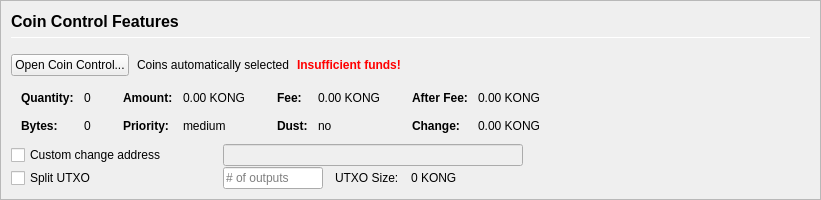
         <widget class="QFrame" name="frameCoinControl">
          <property name="sizePolicy">
           <sizepolicy hsizetype="Expanding" vsizetype="Expanding">
            <horstretch>0</horstretch>
            <verstretch>0</verstretch>
           </sizepolicy>
          </property>
          <property name="maximumSize">
           <size>
            <width>16777215</width>
            <height>16777215</height>
           </size>
          </property>
          <property name="frameShape">
           <enum>QFrame::StyledPanel</enum>
          </property>
          <property name="frameShadow">
           <enum>QFrame::Sunken</enum>
          </property>
          <layout class="QVBoxLayout" name="verticalLayoutCoinControl2">
           <property name="spacing">
            <number>0</number>
           </property>
           <property name="leftMargin">
            <number>0</number>
           </property>
           <property name="topMargin">
            <number>0</number>
           </property>
           <property name="rightMargin">
            <number>0</number>
           </property>
           <property name="bottomMargin">
            <number>0</number>
           </property>
           <item>
            <widget class="QFrame" name="frameCoinControl_BG">
             <layout class="QVBoxLayout" name="verticalLayoutCoinControl" stretch="0,0,0,0,0,0">
              <property name="spacing">
               <number>1</number>
              </property>
              <property name="leftMargin">
               <number>10</number>
              </property>
              <property name="topMargin">
               <number>10</number>
              </property>
              <item>
               <layout class="QHBoxLayout" name="horizontalLayoutCoinControl1">
                <property name="bottomMargin">
                 <number>15</number>
                </property>
                <item>
                 <layout class="QVBoxLayout" name="verticalLayout_3">
                  <property name="spacing">
                   <number>6</number>
                  </property>
                  <item>
                   <widget class="QLabel" name="labelCoinControlFeatures">
                    <property name="sizePolicy">
                     <sizepolicy hsizetype="Preferred" vsizetype="Maximum">
                      <horstretch>0</horstretch>
                      <verstretch>0</verstretch>
                     </sizepolicy>
                    </property>
                    <property name="minimumSize">
                     <size>
                      <width>0</width>
                      <height>20</height>
                     </size>
                    </property>
                    <property name="font">
                     <font>
                      <pointsize>12</pointsize>
                      <weight>75</weight>
                      <bold>true</bold>
                     </font>
                    </property>
                    <property name="styleSheet">
                     <string notr="true">font-weight:bold;</string>
                    </property>
                    <property name="text">
                     <string>Coin Control Features</string>
                    </property>
                   </widget>
                  </item>
                  <item>
                   <widget class="Line" name="line">
                    <property name="minimumSize">
                     <size>
                      <width>0</width>
                      <height>1</height>
                     </size>
                    </property>
                    <property name="maximumSize">
                     <size>
                      <width>16777215</width>
                      <height>1</height>
                     </size>
                    </property>
                    <property name="orientation">
                     <enum>Qt::Horizontal</enum>
                    </property>
                   </widget>
                  </item>
                 </layout>
                </item>
               </layout>
              </item>
              <item>
               <layout class="QHBoxLayout" name="horizontalLayoutCoinControl2" stretch="0,0,0,0">
                <property name="spacing">
                 <number>8</number>
                </property>
                <property name="bottomMargin">
                 <number>10</number>
                </property>
                <item>
                 <widget class="QPushButton" name="pushButtonCoinControl">
                  <property name="styleSheet">
                   <string notr="true"/>
                  </property>
                  <property name="text">
                   <string>Open Coin Control...</string>
                  </property>
                  <property name="autoDefault">
                   <bool>false</bool>
                  </property>
                 </widget>
                </item>
                <item>
                 <widget class="QLabel" name="labelCoinControlAutomaticallySelected">
                  <property name="text">
                   <string>Coins automatically selected</string>
                  </property>
                  <property name="margin">
                   <number>5</number>
                  </property>
                 </widget>
                </item>
                <item>
                 <widget class="QLabel" name="labelCoinControlInsuffFunds">
                  <property name="font">
                   <font>
                    <weight>75</weight>
                    <bold>true</bold>
                   </font>
                  </property>
                  <property name="styleSheet">
                   <string notr="true">color:red;font-weight:bold;</string>
                  </property>
                  <property name="text">
                   <string>Insufficient funds!</string>
                  </property>
                  <property name="margin">
                   <number>5</number>
                  </property>
                 </widget>
                </item>
                <item>
                 <spacer name="horizontalSpacerCoinControl">
                  <property name="orientation">
                   <enum>Qt::Horizontal</enum>
                  </property>
                  <property name="sizeHint" stdset="0">
                   <size>
                    <width>40</width>
                    <height>1</height>
                   </size>
                  </property>
                 </spacer>
                </item>
               </layout>
              </item>
              <item>
               <widget class="QWidget" name="widgetCoinControl" native="true">
                <property name="sizePolicy">
                 <sizepolicy hsizetype="Preferred" vsizetype="Preferred">
                  <horstretch>0</horstretch>
                  <verstretch>0</verstretch>
                 </sizepolicy>
                </property>
                <property name="minimumSize">
                 <size>
                  <width>0</width>
                  <height>0</height>
                 </size>
                </property>
                <property name="styleSheet">
                 <string notr="true"/>
                </property>
                <layout class="QHBoxLayout" name="horizontalLayoutCoinControl5">
                 <property name="leftMargin">
                  <number>0</number>
                 </property>
                 <property name="topMargin">
                  <number>0</number>
                 </property>
                 <property name="rightMargin">
                  <number>0</number>
                 </property>
                 <property name="bottomMargin">
                  <number>0</number>
                 </property>
                 <item>
                  <layout class="QHBoxLayout" name="horizontalLayoutCoinControl3" stretch="0,0,0,1">
                   <property name="spacing">
                    <number>20</number>
                   </property>
                   <property name="topMargin">
                    <number>0</number>
                   </property>
                   <property name="bottomMargin">
                    <number>10</number>
                   </property>
                   <item>
                    <layout class="QFormLayout" name="formLayoutCoinControl1">
                     <property name="horizontalSpacing">
                      <number>10</number>
                     </property>
                     <property name="verticalSpacing">
                      <number>14</number>
                     </property>
                     <property name="leftMargin">
                      <number>10</number>
                     </property>
                     <property name="topMargin">
                      <number>4</number>
                     </property>
                     <property name="rightMargin">
                      <number>6</number>
                     </property>
                     <item row="0" column="0">
                      <widget class="QLabel" name="labelCoinControlQuantityText">
                       <property name="font">
                        <font>
                         <weight>75</weight>
                         <bold>true</bold>
                        </font>
                       </property>
                       <property name="text">
                        <string>Quantity:</string>
                       </property>
                       <property name="margin">
                        <number>0</number>
                       </property>
                      </widget>
                     </item>
                     <item row="0" column="1">
                      <widget class="QLabel" name="labelCoinControlQuantity">
                       <property name="cursor">
                        <cursorShape>IBeamCursor</cursorShape>
                       </property>
                       <property name="contextMenuPolicy">
                        <enum>Qt::ActionsContextMenu</enum>
                       </property>
                       <property name="text">
                        <string notr="true">0</string>
                       </property>
                       <property name="margin">
                        <number>0</number>
                       </property>
                       <property name="textInteractionFlags">
                        <set>Qt::LinksAccessibleByMouse|Qt::TextSelectableByKeyboard|Qt::TextSelectableByMouse</set>
                       </property>
                      </widget>
                     </item>
                     <item row="1" column="0">
                      <widget class="QLabel" name="labelCoinControlBytesText">
                       <property name="font">
                        <font>
                         <weight>75</weight>
                         <bold>true</bold>
                        </font>
                       </property>
                       <property name="text">
                        <string>Bytes:</string>
                       </property>
                      </widget>
                     </item>
                     <item row="1" column="1">
                      <widget class="QLabel" name="labelCoinControlBytes">
                       <property name="cursor">
                        <cursorShape>IBeamCursor</cursorShape>
                       </property>
                       <property name="contextMenuPolicy">
                        <enum>Qt::ActionsContextMenu</enum>
                       </property>
                       <property name="text">
                        <string notr="true">0</string>
                       </property>
                       <property name="textInteractionFlags">
                        <set>Qt::LinksAccessibleByMouse|Qt::TextSelectableByKeyboard|Qt::TextSelectableByMouse</set>
                       </property>
                      </widget>
                     </item>
                    </layout>
                   </item>
                   <item>
                    <layout class="QFormLayout" name="formLayoutCoinControl2">
                     <property name="horizontalSpacing">
                      <number>10</number>
                     </property>
                     <property name="verticalSpacing">
                      <number>14</number>
                     </property>
                     <property name="leftMargin">
                      <number>6</number>
                     </property>
                     <property name="topMargin">
                      <number>4</number>
                     </property>
                     <property name="rightMargin">
                      <number>6</number>
                     </property>
                     <item row="0" column="0">
                      <widget class="QLabel" name="labelCoinControlAmountText">
                       <property name="font">
                        <font>
                         <weight>75</weight>
                         <bold>true</bold>
                        </font>
                       </property>
                       <property name="text">
                        <string>Amount:</string>
                       </property>
                       <property name="margin">
                        <number>0</number>
                       </property>
                      </widget>
                     </item>
                     <item row="0" column="1">
                      <widget class="QLabel" name="labelCoinControlAmount">
                       <property name="cursor">
                        <cursorShape>IBeamCursor</cursorShape>
                       </property>
                       <property name="contextMenuPolicy">
                        <enum>Qt::ActionsContextMenu</enum>
                       </property>
                       <property name="text">
                        <string notr="true">0.00 KONG</string>
                       </property>
                       <property name="textInteractionFlags">
                        <set>Qt::LinksAccessibleByMouse|Qt::TextSelectableByKeyboard|Qt::TextSelectableByMouse</set>
                       </property>
                      </widget>
                     </item>
                     <item row="1" column="0">
                      <widget class="QLabel" name="labelCoinControlPriorityText">
                       <property name="font">
                        <font>
                         <weight>75</weight>
                         <bold>true</bold>
                        </font>
                       </property>
                       <property name="text">
                        <string>Priority:</string>
                       </property>
                      </widget>
                     </item>
                     <item row="1" column="1">
                      <widget class="QLabel" name="labelCoinControlPriority">
                       <property name="cursor">
                        <cursorShape>IBeamCursor</cursorShape>
                       </property>
                       <property name="contextMenuPolicy">
                        <enum>Qt::ActionsContextMenu</enum>
                       </property>
                       <property name="text">
                        <string>medium</string>
                       </property>
                       <property name="textInteractionFlags">
                        <set>Qt::LinksAccessibleByMouse|Qt::TextSelectableByKeyboard|Qt::TextSelectableByMouse</set>
                       </property>
                      </widget>
                     </item>
                    </layout>
                   </item>
                   <item>
                    <layout class="QFormLayout" name="formLayoutCoinControl3">
                     <property name="horizontalSpacing">
                      <number>10</number>
                     </property>
                     <property name="verticalSpacing">
                      <number>14</number>
                     </property>
                     <property name="leftMargin">
                      <number>6</number>
                     </property>
                     <property name="topMargin">
                      <number>4</number>
                     </property>
                     <property name="rightMargin">
                      <number>6</number>
                     </property>
                     <item row="0" column="0">
                      <widget class="QLabel" name="labelCoinControlFeeText">
                       <property name="font">
                        <font>
                         <weight>75</weight>
                         <bold>true</bold>
                        </font>
                       </property>
                       <property name="text">
                        <string>Fee:</string>
                       </property>
                       <property name="margin">
                        <number>0</number>
                       </property>
                      </widget>
                     </item>
                     <item row="0" column="1">
                      <widget class="QLabel" name="labelCoinControlFee">
                       <property name="cursor">
                        <cursorShape>IBeamCursor</cursorShape>
                       </property>
                       <property name="contextMenuPolicy">
                        <enum>Qt::ActionsContextMenu</enum>
                       </property>
                       <property name="text">
                        <string notr="true">0.00 KONG</string>
                       </property>
                       <property name="textInteractionFlags">
                        <set>Qt::LinksAccessibleByMouse|Qt::TextSelectableByKeyboard|Qt::TextSelectableByMouse</set>
                       </property>
                      </widget>
                     </item>
                     <item row="1" column="0">
                      <widget class="QLabel" name="labelCoinControlLowOutputText">
                       <property name="font">
                        <font>
                         <weight>75</weight>
                         <bold>true</bold>
                        </font>
                       </property>
                       <property name="text">
                        <string>Dust:</string>
                       </property>
                      </widget>
                     </item>
                     <item row="1" column="1">
                      <widget class="QLabel" name="labelCoinControlLowOutput">
                       <property name="cursor">
                        <cursorShape>IBeamCursor</cursorShape>
                       </property>
                       <property name="contextMenuPolicy">
                        <enum>Qt::ActionsContextMenu</enum>
                       </property>
                       <property name="text">
                        <string>no</string>
                       </property>
                       <property name="textInteractionFlags">
                        <set>Qt::LinksAccessibleByMouse|Qt::TextSelectableByKeyboard|Qt::TextSelectableByMouse</set>
                       </property>
                      </widget>
                     </item>
                    </layout>
                   </item>
                   <item>
                    <layout class="QFormLayout" name="formLayoutCoinControl4">
                     <property name="horizontalSpacing">
                      <number>10</number>
                     </property>
                     <property name="verticalSpacing">
                      <number>14</number>
                     </property>
                     <property name="leftMargin">
                      <number>6</number>
                     </property>
                     <property name="topMargin">
                      <number>4</number>
                     </property>
                     <property name="rightMargin">
                      <number>6</number>
                     </property>
                     <item row="0" column="0">
                      <widget class="QLabel" name="labelCoinControlAfterFeeText">
                       <property name="font">
                        <font>
                         <weight>75</weight>
                         <bold>true</bold>
                        </font>
                       </property>
                       <property name="text">
                        <string>After Fee:</string>
                       </property>
                       <property name="margin">
                        <number>0</number>
                       </property>
                      </widget>
                     </item>
                     <item row="0" column="1">
                      <widget class="QLabel" name="labelCoinControlAfterFee">
                       <property name="cursor">
                        <cursorShape>IBeamCursor</cursorShape>
                       </property>
                       <property name="contextMenuPolicy">
                        <enum>Qt::ActionsContextMenu</enum>
                       </property>
                       <property name="text">
                        <string notr="true">0.00 KONG</string>
                       </property>
                       <property name="textInteractionFlags">
                        <set>Qt::LinksAccessibleByMouse|Qt::TextSelectableByKeyboard|Qt::TextSelectableByMouse</set>
                       </property>
                      </widget>
                     </item>
                     <item row="1" column="0">
                      <widget class="QLabel" name="labelCoinControlChangeText">
                       <property name="font">
                        <font>
                         <weight>75</weight>
                         <bold>true</bold>
                        </font>
                       </property>
                       <property name="text">
                        <string>Change:</string>
                       </property>
                      </widget>
                     </item>
                     <item row="1" column="1">
                      <widget class="QLabel" name="labelCoinControlChange">
                       <property name="cursor">
                        <cursorShape>IBeamCursor</cursorShape>
                       </property>
                       <property name="contextMenuPolicy">
                        <enum>Qt::ActionsContextMenu</enum>
                       </property>
                       <property name="text">
                        <string notr="true">0.00 KONG</string>
                       </property>
                       <property name="textInteractionFlags">
                        <set>Qt::LinksAccessibleByMouse|Qt::TextSelectableByKeyboard|Qt::TextSelectableByMouse</set>
                       </property>
                      </widget>
                     </item>
                    </layout>
                   </item>
                  </layout>
                 </item>
                </layout>
               </widget>
              </item>
              <item>
               <layout class="QHBoxLayout" name="horizontalLayoutCoinControl4">
                <property name="spacing">
                 <number>12</number>
                </property>
                <property name="sizeConstraint">
                 <enum>QLayout::SetDefaultConstraint</enum>
                </property>
                <property name="topMargin">
                 <number>0</number>
                </property>
                <property name="rightMargin">
                 <number>0</number>
                </property>
                <item>
                 <widget class="QCheckBox" name="checkBoxCoinControlChange">
                  <property name="sizePolicy">
                   <sizepolicy hsizetype="Preferred" vsizetype="Preferred">
                    <horstretch>0</horstretch>
                    <verstretch>0</verstretch>
                   </sizepolicy>
                  </property>
                  <property name="minimumSize">
                   <size>
                    <width>200</width>
                    <height>0</height>
                   </size>
                  </property>
                  <property name="maximumSize">
                   <size>
                    <width>200</width>
                    <height>16777215</height>
                   </size>
                  </property>
                  <property name="toolTip">
                   <string>If this is activated, but the change address is empty or invalid, change will be sent to a newly generated address.</string>
                  </property>
                  <property name="text">
                   <string>Custom change address</string>
                  </property>
                 </widget>
                </item>
                <item>
                 <widget class="QValidatedLineEdit" name="lineEditCoinControlChange">
                  <property name="enabled">
                   <bool>false</bool>
                  </property>
                  <property name="sizePolicy">
                   <sizepolicy hsizetype="Preferred" vsizetype="Preferred">
                    <horstretch>0</horstretch>
                    <verstretch>0</verstretch>
                   </sizepolicy>
                  </property>
                  <property name="minimumSize">
                   <size>
                    <width>300</width>
                    <height>0</height>
                   </size>
                  </property>
                 </widget>
                </item>
                <item>
                 <widget class="QLabel" name="labelCoinControlChangeLabel">
                  <property name="sizePolicy">
                   <sizepolicy hsizetype="Preferred" vsizetype="Preferred">
                    <horstretch>0</horstretch>
                    <verstretch>0</verstretch>
                   </sizepolicy>
                  </property>
                  <property name="minimumSize">
                   <size>
                    <width>100</width>
                    <height>0</height>
                   </size>
                  </property>
                  <property name="text">
                   <string/>
                  </property>
                  <property name="margin">
                   <number>3</number>
                  </property>
                 </widget>
                </item>
               </layout>
              </item>
              <item>
               <layout class="QHBoxLayout" name="horizontalLayoutCoinControl6">
                <property name="spacing">
                 <number>12</number>
                </property>
                <property name="rightMargin">
                 <number>0</number>
                </property>
                <item>
                 <widget class="QCheckBox" name="splitBlockCheckBox">
                  <property name="sizePolicy">
                   <sizepolicy hsizetype="Preferred" vsizetype="Preferred">
                    <horstretch>0</horstretch>
                    <verstretch>0</verstretch>
                   </sizepolicy>
                  </property>
                  <property name="minimumSize">
                   <size>
                    <width>200</width>
                    <height>0</height>
                   </size>
                  </property>
                  <property name="maximumSize">
                   <size>
                    <width>200</width>
                    <height>16777215</height>
                   </size>
                  </property>
                  <property name="text">
                   <string>Split UTXO</string>
                  </property>
                 </widget>
                </item>
                <item>
                 <widget class="QLineEdit" name="splitBlockLineEdit">
                  <property name="sizePolicy">
                   <sizepolicy hsizetype="Preferred" vsizetype="Preferred">
                    <horstretch>50</horstretch>
                    <verstretch>0</verstretch>
                   </sizepolicy>
                  </property>
                  <property name="minimumSize">
                   <size>
                    <width>100</width>
                    <height>0</height>
                   </size>
                  </property>
                  <property name="maximumSize">
                   <size>
                    <width>100</width>
                    <height>16777215</height>
                   </size>
                  </property>
                  <property name="placeholderText">
                   <string># of outputs</string>
                  </property>
                 </widget>
                </item>
                <item>
                 <widget class="QLabel" name="labelBlockSizeText">
                  <property name="text">
                   <string>UTXO Size:</string>
                  </property>
                 </widget>
                </item>
                <item>
                 <widget class="QLabel" name="labelBlockSize">
                  <property name="text">
                   <string>0 KONG</string>
                  </property>
                 </widget>
                </item>
                <item>
                 <spacer name="horizontalSpacer_7">
                  <property name="orientation">
                   <enum>Qt::Horizontal</enum>
                  </property>
                  <property name="sizeHint" stdset="0">
                   <size>
                    <width>40</width>
                    <height>20</height>
                   </size>
                  </property>
                 </spacer>
                </item>
               </layout>
              </item>
              <item>
               <spacer name="verticalSpacerCoinControl">
                <property name="orientation">
                 <enum>Qt::Vertical</enum>
                </property>
                <property name="sizeHint" stdset="0">
                 <size>
                  <width>800</width>
                  <height>1</height>
                 </size>
                </property>
               </spacer>
              </item>
             </layout>
            </widget>
           </item>
          </layout>
         </widget>
